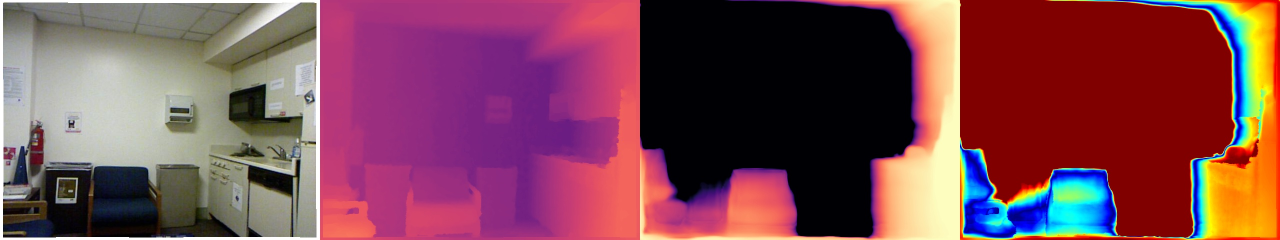
#> input picture benchmark_viz/eval_sample_00000.jpg, 2560 x 480 px (shown at 1/2 size); its folder holds only this picture in this run
$ python -i depth_engine.py   (imports and definitions only)   (older library calls are emulated)
#> lines starting #> are read from the running program, lines starting #| are printed output that depends on the picture
#> further down, picture is the input picture: shape (480, 2560, 3); mean B, G, R 82.6, 71.3, 127.3
"""
HorusEyes 2.0 - Depth Engine & Spatial Obstacle Detector (Hardened)
================================================================================
Mô-đun ước lượng độ sâu đơn mục kính (Monocular Depth Estimation) và nhận diện
vật cản không gian 3D — Phiên bản cứng hóa toàn diện:
  1. ONNX Runtime 100% Offline Edge AI (loại bỏ hoàn toàn torch.hub.load).
  2. SHA-256 Hash Verification trước khi nạp model .onnx.
  3. PCHIP Monotonic Spline với x_clamped BẮT BUỘC trước khi tìm đoạn.
  4. Thứ tự ưu tiên phát hiện: A (Saturation/0-Lux) → C/D (Sobel/Wall) → B (Clear).
  5. OVERHEAD_HAZARD & DROP_OFF_HAZARD detection thay thế hard mask.
  6. Bù biến dạng tỷ lệ 4:3 → 1:1 trong Sobel gradient.
  7. Diện tích tối thiểu giảm xuống 1.5% bắt vật mảnh (cột, gậy, cành cây).
================================================================================
"""

import os
import sys
import hashlib
# [5 lines not run here, left out]

import math
from dataclasses import dataclass, field
from typing import Tuple, Optional, List
import cv2
import numpy as np

import config

# ═══════════════════════════════════════════════════════════════════════════════
# PCHIP MONOTONIC SPLINE (Pure NumPy / Scipy Fallback)
# ═══════════════════════════════════════════════════════════════════════════════
try:
    from scipy.interpolate import PchipInterpolator as _ScipyPchip  # type: ignore[import-untyped, import-not-found]

    class PchipInterpolator:
        """Wrapper quanh Scipy PCHIP với BẮT BUỘC x_clamped trước khi nội suy."""
        def __init__(self, x, y):
            x = np.asarray(x, dtype=float)
            y = np.asarray(y, dtype=float)
            idx = np.argsort(x)
            self.x = x[idx]
            self.y = y[idx]
            self._interp = _ScipyPchip(self.x, self.y)

        # [12 lines left out: function __call__, not called in this run]

except ImportError:
    class PchipInterpolator:
        """
        Triển khai thuần NumPy của thuật toán nội suy đơn điệu PCHIP (Piecewise Cubic
        Hermite Interpolating Polynomial) theo chuẩn Fritsch-Carlson (1980).
        BẮT BUỘC kẹp biên x_clamped trước khi tìm đoạn nội suy.
        """
        # [92 lines left out: functions __init__, __call__, _verify_onnx_sha256, not called in this run]


_KNOT_RAWS  = [n[0] for n in config.CALIBRATION_NODES]
_KNOT_DISTS = [n[1] for n in config.CALIBRATION_NODES]
_PCHIP_MODEL = PchipInterpolator(_KNOT_RAWS, _KNOT_DISTS)

_KERNEL_DILATE = cv2.getStructuringElement(cv2.MORPH_ELLIPSE, (25, 25))
_KERNEL_ERODE  = cv2.getStructuringElement(cv2.MORPH_ELLIPSE, (9, 9))


# [48 lines left out: functions compute_metric_distance_cm, dist_to_proximity, not called in this run]


@dataclass
class SingleObstacle:
    id: int                         # Thứ tự 1, 2, 3...
    x: int                          # Tọa độ X tâm
    y: int                          # Tọa độ Y tâm
    bbox: Tuple[int, int, int, int] # (bx, by, bw, bh)
    pan: float                      # [-1.0 trái, +1.0 phải]
    proximity: float                # [0.0, 1.0]
    dist_cm: float                  # Khoảng cách metric ước tính (cm)
    mode_text: str                  # Nhãn trạng thái không gian
    uncertainty_score: float        # Độ bất định AI [0.0, 1.0]
    is_wall: bool                   # Cờ nhận diện là vách tường
    validity: str = "VALID"         # "VALID", "DEGRADED", "UNKNOWN" (Directive 01B Task A3)
    measurement_basis: str = "METRIC_ESTIMATED_UNVERIFIED" # "METRIC_CALIBRATED", "METRIC_ESTIMATED_UNVERIFIED", "RELATIVE_ONLY", "UNKNOWN"
    quality_state: str = "OBSERVABLE" # "OBSERVABLE", "DEGRADED", "UNOBSERVABLE", "UNKNOWN" (Directive 01B-A+ Task A+3)
    quality_reasons: List[str] = field(default_factory=list) # Danh sách lý do chẩn đoán thị giác


@dataclass
class SpatialBin:
    bin_id: int                     # Chỉ số bin 0..N-1
    angle_min: float                # Góc ngang cực tiểu (độ)
    angle_max: float                # Góc ngang cực đại (độ)
    angle_center: float             # Góc ngang trung tâm (độ)
    valid_ratio: float              # Tỷ lệ pixel hợp lệ trong bin [0.0, 1.0]
    depth_raw_p80: float            # Phân vị 80 disparity raw
    dist_cm: float                  # Khoảng cách ước lượng metric (cm)
    is_valid: bool                  # Cờ dữ liệu hợp lệ
    has_obstacle: bool = False      # Cờ có vật cản cắt qua bin
    body_dist_cm: float = float("nan")     # Khoảng cách vùng thân/vật cản [0.20h, 0.65h]
    ground_dist_cm: float = float("nan")   # Khoảng cách vùng cận sàn [0.65h, 0.85h]
    overhead_dist_cm: float = float("nan") # Khoảng cách vùng trần/nhô cao [0.0h, 0.20h]


@dataclass
class ObstacleDetectionResult:
    x: int                          # Tọa độ X vật cản chính (gần nhất)
    y: int                          # Tọa độ Y vật cản chính
    bbox: Tuple[int, int, int, int] # Bounding box vật cản chính
    pan: float                      # Pan vật cản chính [-1.0, +1.0]
    proximity: float                # Proximity vật cản chính [0.0, 1.0]
    dist_cm: float                  # Khoảng cách metric vật cản chính (cm)
    mode_text: str                  # Nhãn trạng thái vật cản chính
    uncertainty_score: float        # Độ bất định vật cản chính [0.0, 1.0]
    is_wall: bool                   # Cờ vách tường vật cản chính
    sector_dists: dict              # Khoảng cách 3 sector
    all_obstacles: list = None      # Danh sách TẤT CẢ các vật cản đồng thời [SingleObstacle]
    is_zero_lux_blind: bool = False # Cờ cảm biến mù 0-Lux
    overhead_hazard: bool = False   # Cờ vật nhô qua đầu
    drop_off_hazard: bool = False   # Cờ bậc thềm / hố sâu
    is_valid: bool = True           # Cờ dữ liệu hợp lệ (False nếu lỗi cảm biến/NaN)
    is_scale_uncalibrated: bool = True # Cờ cảnh báo tỷ lệ metric chưa qua cảm biến cứng (LiDAR)
    validity_state: str = "VALID"   # "VALID", "DEGRADED", "SENSOR_FAULT", "UNKNOWN" (Directive 01B Task A3)
    spatial_validity: dict = None   # {"GLOBAL": ..., "LEFT": ..., "CENTER": ..., "RIGHT": ..., "CORRIDOR": ...}
    measurement_basis: str = "METRIC_ESTIMATED_UNVERIFIED" # Directive 01B Principle B
    quality_state: str = "OBSERVABLE" # "OBSERVABLE", "DEGRADED", "UNOBSERVABLE", "UNKNOWN" (Directive 01B-A+ Task A+3)
    quality_reasons: List[str] = field(default_factory=list)
    spatial_bins: Optional[List[SpatialBin]] = None # 16-32 horizontal spatial occupancy bins
    timestamp: float = 0.0 # Source capture timestamp in monotonic seconds


def assess_visual_observability(frame_bgr: Optional[np.ndarray]) -> Tuple[str, List[str], dict]:
    """
    Directive 01B-A+ Task A+3: Đánh giá độ quan sát thị giác (Visual Observability).
    Tách bạch rõ ràng giữa:
      A. Tính hợp lệ số học (Numerical Validity: NaN, Inf, tensor dimensions, corruption)
      B. Độ quan sát thị giác (Visual Observability: Underexposure, Overexposure, Blur, Defocus, Obstruction).

    Quality-State Taxonomy:
      - OBSERVABLE: Chất lượng hình ảnh bình thường, cấu trúc/ánh sáng hợp lệ.
      - DEGRADED: Suy giảm một phần (quá tối cần đèn, lóa nhẹ, mờ nhòe vừa, hoặc invalid corridor >20%).
      - UNOBSERVABLE: Khung hình hoàn toàn không thể quan sát (mù tối 0-Lux, ống kính bị che kín, lóa trắng lóa).
      - UNKNOWN: Thiếu frame RGB đầu vào hoặc không thể tính toán.

    Negative Control Guard:
      Vách tường phẳng không hoa văn (Textureless white wall) vẫn là OBSERVABLE nếu ánh sáng
      nằm trong dải bình thường [30.0, 225.0], tuyệt đối không coi là UNOBSERVABLE vì lý do ít cạnh.
    """
    if frame_bgr is None or not isinstance(frame_bgr, np.ndarray) or frame_bgr.size == 0:
        return "UNKNOWN", ["NO_FRAME_INPUT"], {"luminance_mean": 0.0, "laplacian_var": 0.0, "entropy": 0.0}

    if frame_bgr.ndim == 2:
        gray = frame_bgr
    elif frame_bgr.ndim == 3:
        gray = cv2.cvtColor(frame_bgr, cv2.COLOR_BGR2GRAY)
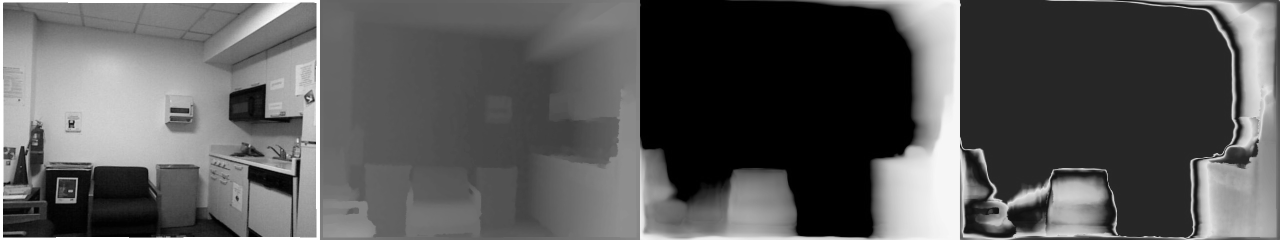
#> gray: shape (480, 2560) (shown at 1/2 size); min 0, max 255, mean 89.2
    else:
        return "UNKNOWN", ["INVALID_FRAME_NDIM"], {}

    h, w = gray.shape[:2]
#> h = 480; w = 2560
    # Tối ưu hóa hiệu năng (Directive 01B-A++ Task P1-01):
    # Tính toán thống kê trên thumbnail 160x120 để giảm thời gian xử lý từ ~28ms xuống ~1.5ms
    if h > 120 or w > 160:
        thumb = cv2.resize(gray, (160, 120), interpolation=cv2.INTER_AREA)
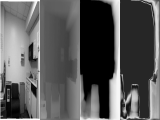
#> thumb: shape (120, 160); min 0, max 255, mean 89.2
    else:
        thumb = gray

    th_h, th_w = thumb.shape[:2]
#> th_h = 120; th_w = 160
    total_pixels = float(th_h * th_w)
#> total_pixels = 19200

    # 1. Thống kê độ sáng & phơi sáng (Luminance & Exposure statistics)
    lum_mean = float(np.mean(thumb))
#> lum_mean = 89.2
    lum_std  = float(np.std(thumb))
#> lum_std = 66.66
    under_ratio = float(np.count_nonzero(thumb < 10)) / total_pixels
#> under_ratio = 0.168
    over_ratio  = float(np.count_nonzero(thumb > 248)) / total_pixels
#> over_ratio = 0.00417

    # 2. Độ sắc nét & vi sai Laplacian (CV_16S thay vì CV_64F để tránh phân bổ bộ nhớ nặng)
    lap = cv2.Laplacian(thumb, cv2.CV_16S)
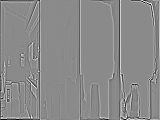
#> lap: shape (120, 160) int16; min -382, max 320, mean -0.5; drawn with min black and max white
    lap_var = float(np.var(lap))
#> lap_var = 2238.5

    # 3. Mật độ thông tin hình ảnh (Shannon Entropy)
    hist = cv2.calcHist([thumb], [0], None, [256], [0, 256])
#> hist = 256 values, max 2950 at index 38, min 0 at index 248, mean 75
    hist = hist / (total_pixels + 1e-7)
#> hist = 256 values, max 0.154 at index 38, min 0 at index 248, mean 0.00391
    non_zero = hist[hist > 0]
#> non_zero = 250 values, max 0.154 at index 38, min 0.000104 at index 247, mean 0.004
    entropy = float(-np.sum(non_zero * np.log2(non_zero)))
#> entropy = 6.47

    reasons = []

    # Điều kiện cực hạn -> UNOBSERVABLE
    if lum_mean < 6.0 or under_ratio > 0.90:
        reasons.append("SEVERE_UNDEREXPOSURE_ZERO_LUX")
        return "UNOBSERVABLE", reasons, {"luminance_mean": lum_mean, "laplacian_var": lap_var, "entropy": entropy}

    if lum_mean > 250.0 or over_ratio > 0.75:
        reasons.append("SEVERE_BLINDING_OVEREXPOSURE")
        return "UNOBSERVABLE", reasons, {"luminance_mean": lum_mean, "laplacian_var": lap_var, "entropy": entropy}

    # Ống kính bị che kín / Băng dính tối màu che camera
    if lum_std < 2.0 and (lum_mean < 15.0 or lum_mean > 240.0):
        reasons.append("CAMERA_LENS_COVERED_OR_BLOCKED")
        return "UNOBSERVABLE", reasons, {"luminance_mean": lum_mean, "laplacian_var": lap_var, "entropy": entropy}

    # Điều kiện suy giảm -> DEGRADED
    if lum_mean < 20.0 or under_ratio > 0.50:
        reasons.append("LOW_LIGHT_ENVIRONMENT")
    if over_ratio > 0.35:
        reasons.append("HIGH_BACKLIGHT_OR_PARTIAL_GLARE")

    # Kiểm tra Negative Control: Vách tường trắng/phẳng không hoa văn
    is_textureless_wall = (30.0 <= lum_mean <= 225.0 and lum_std >= 2.0 and lum_std <= 25.0 and lap_var < 20.0)
#> is_textureless_wall = False
    if is_textureless_wall:
        reasons.append("TEXTURELESS_SURFACE")
    elif lap_var < 15.0 and lum_std > 25.0:
        reasons.append("SEVERE_MOTION_BLUR_OR_DEFOCUS")

    if entropy < 0.5 and lap_var < 15.0 and lum_std < 8.0 and not is_textureless_wall:
        reasons.append("INSUFFICIENT_SCENE_TEXTURE")

    if reasons:
        if reasons == ["TEXTURELESS_SURFACE"]:
            quality_state = "OBSERVABLE"
        else:
            quality_state = "DEGRADED"
    else:
        quality_state = "OBSERVABLE"

    stats = {
        "luminance_mean": round(lum_mean, 1),
        "luminance_std": round(lum_std, 1),
        "laplacian_var": round(lap_var, 1),
        "entropy": round(entropy, 2),
        "under_ratio": round(under_ratio, 3),
        "over_ratio": round(over_ratio, 3),
    }
#> stats = {'luminance_mean': 89.2, 'luminance_std': 66.7, 'laplacian_var': 2238.5, 'entropy': 6.47, 'under_ratio': 0.168, 'over_ratio': 0.004}
    return quality_state, reasons, stats


# [110 lines left out: function compute_spatial_bins, not called in this run]


class DepthEstimator:
    """
    Module quản lý mô hình suy luận độ sâu và phát hiện vật cản không gian.
    100% Offline Edge AI — KHÔNG fallback tải code từ GitHub lúc runtime.
    Xác thực SHA-256 trước khi nạp file .onnx.
    """

    # [720 lines left out: functions __init__, infer_depth, _create_sensor_fault_result, detect_obstacle, not called in this run]

>>> import cv2
>>> picture = cv2.imread('benchmark_viz/eval_sample_00000.jpg')
>>> result = assess_visual_observability(picture)

$ run again, on benchmark_viz/eval_sample_00046.jpg
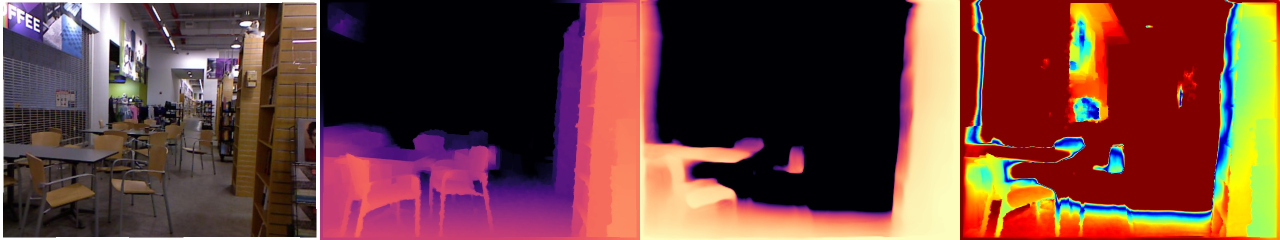
#> input picture benchmark_viz/eval_sample_00046.jpg, 2560 x 480 px (shown at 1/2 size)
#> picture is the input picture: shape (480, 2560, 3); mean B, G, R 59.1, 66.8, 111
#> in assess_visual_observability, `thumb = cv2.resize(gray, (160, 120), interpolation=cv2.INTER_AREA)`:
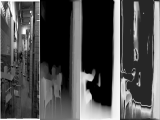
#> thumb: shape (120, 160); min 0, max 255, mean 79
#> lum_mean = 79.02
#> lum_std = 73.75
#> under_ratio = 0.249
#> over_ratio = 0.00531
#> in assess_visual_observability, `lap = cv2.Laplacian(thumb, cv2.CV_16S)`:
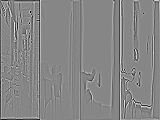
#> lap: shape (120, 160) int16; min -407, max 363, mean -0.7; drawn with min black and max white
#> lap_var = 3632.9
#> in assess_visual_observability, `hist = cv2.calcHist([thumb], [0], None, [256], [0, 256])`: hist = 256 values, max 4435 at index 0, min 0 at index 250, mean 75
#> in assess_visual_observability, `hist = hist / (total_pixels + 1e-7)`: hist = 256 values, max 0.231 at index 0, min 0 at index 250, mean 0.00391
#> non_zero = 255 values, max 0.231 at index 0, min 5.21e-05 at index 251, mean 0.00392
#> entropy = 6.33
#> is_textureless_wall = False
#> stats = {'luminance_mean': 79, 'luminance_std': 73.8, 'laplacian_var': 3632.9, 'entropy': 6.33, 'under_ratio': 0.249, 'over_ratio': 0.005}

$ run again, on benchmark_viz/eval_sample_00093.jpg
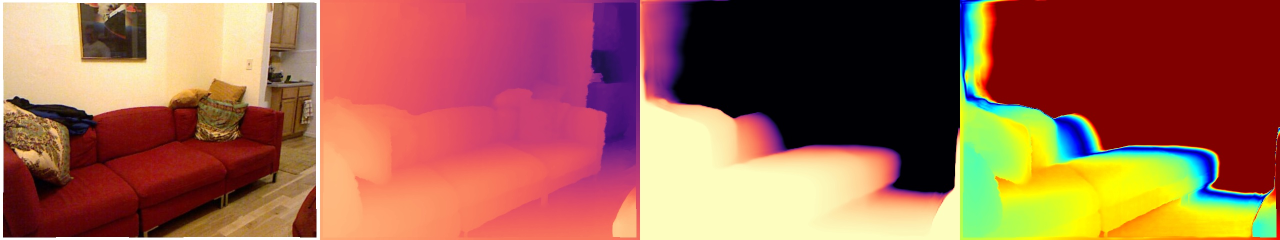
#> input picture benchmark_viz/eval_sample_00093.jpg, 2560 x 480 px (shown at 1/2 size)
#> picture is the input picture: shape (480, 2560, 3); mean B, G, R 76.4, 99.3, 159.2
#> in assess_visual_observability, `thumb = cv2.resize(gray, (160, 120), interpolation=cv2.INTER_AREA)`:
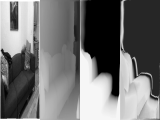
#> thumb: shape (120, 160); min 0, max 255, mean 114.5
#> lum_mean = 114.5
#> lum_std = 82.46
#> under_ratio = 0.129
#> over_ratio = 0.00417
#> in assess_visual_observability, `lap = cv2.Laplacian(thumb, cv2.CV_16S)`:
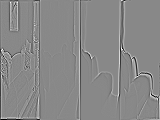
#> lap: shape (120, 160) int16; min -358, max 309, mean -0.6; drawn with min black and max white
#> lap_var = 1723
#> in assess_visual_observability, `hist = cv2.calcHist([thumb], [0], None, [256], [0, 256])`: hist = 256 values, max 2476 at index 38, min 0 at index 248, mean 75
#> in assess_visual_observability, `hist = hist / (total_pixels + 1e-7)`: hist = 256 values, max 0.129 at index 38, min 0 at index 248, mean 0.00391
#> non_zero = 250 values, max 0.129 at index 38, min 0.000104 at index 247, mean 0.004
#> entropy = 6.72
#> is_textureless_wall = False
#> stats = {'luminance_mean': 114.5, 'luminance_std': 82.5, 'laplacian_var': 1723, 'entropy': 6.72, 'under_ratio': 0.129, 'over_ratio': 0.004}

$ run again, on benchmark_viz/eval_sample_00139.jpg
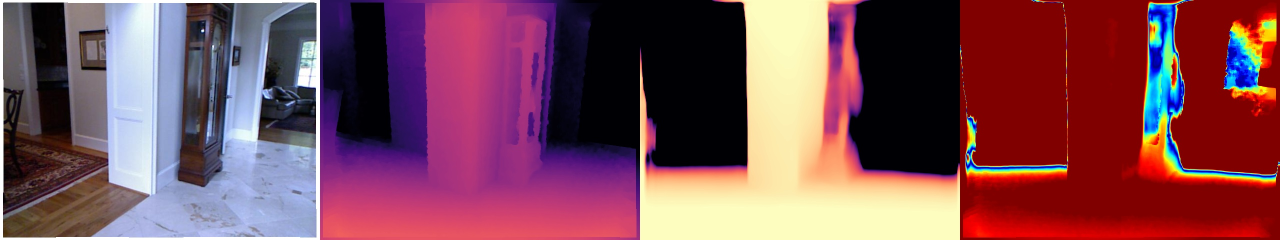
#> input picture benchmark_viz/eval_sample_00139.jpg, 2560 x 480 px (shown at 1/2 size)
#> picture is the input picture: shape (480, 2560, 3); mean B, G, R 85.6, 73.3, 125.6
#> in assess_visual_observability, `thumb = cv2.resize(gray, (160, 120), interpolation=cv2.INTER_AREA)`:
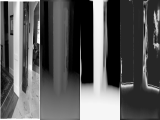
#> thumb: shape (120, 160); min 0, max 255, mean 90.2
#> lum_mean = 90.24
#> lum_std = 76.98
#> under_ratio = 0.168
#> over_ratio = 0.00464
#> in assess_visual_observability, `lap = cv2.Laplacian(thumb, cv2.CV_16S)`:
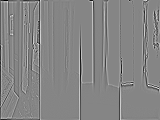
#> lap: shape (120, 160) int16; min -380, max 346, mean -0.7; drawn with min black and max white
#> lap_var = 2869.8
#> in assess_visual_observability, `hist = cv2.calcHist([thumb], [0], None, [256], [0, 256])`: hist = 256 values, max 2930 at index 38, min 0 at index 250, mean 75
#> in assess_visual_observability, `hist = hist / (total_pixels + 1e-7)`: hist = 256 values, max 0.153 at index 38, min 0 at index 250, mean 0.00391
#> non_zero = 255 values, max 0.153 at index 38, min 5.21e-05 at index 249, mean 0.00392
#> entropy = 6.59
#> is_textureless_wall = False
#> stats = {'luminance_mean': 90.2, 'luminance_std': 77, 'laplacian_var': 2869.8, 'entropy': 6.59, 'under_ratio': 0.168, 'over_ratio': 0.005}
